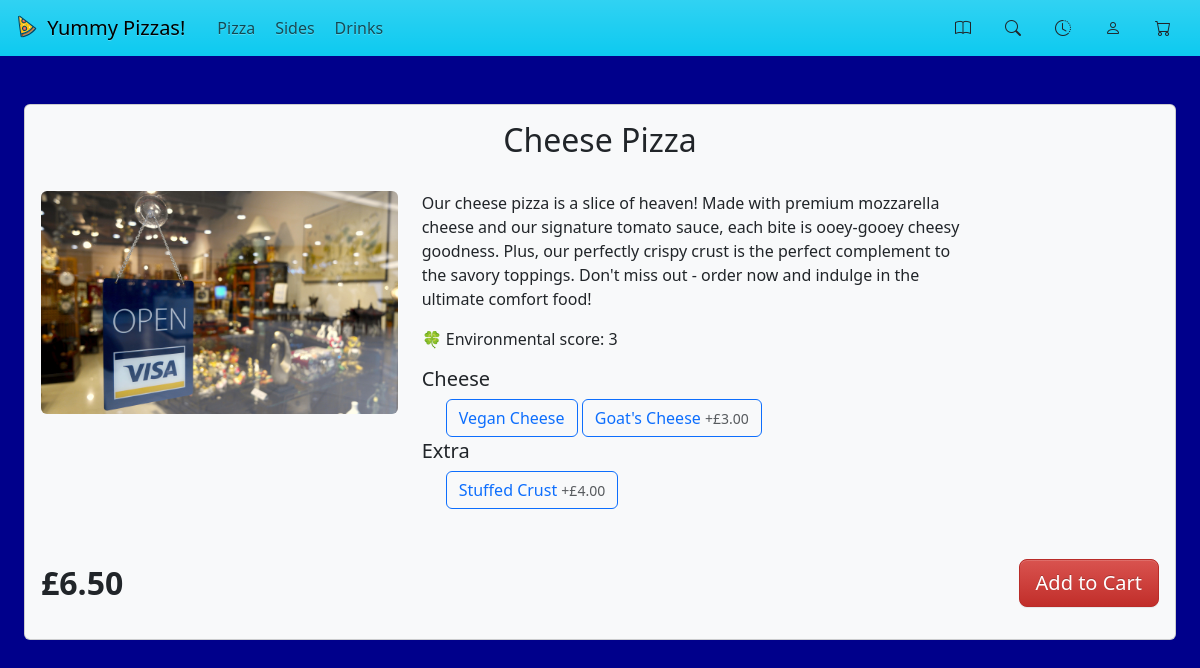
The app's page /product/2 with its own data.
### database.py (models this page shows)
class Product(db.Model):
    __tablename__ = "products"
    id = db.Column(db.Integer, primary_key=True)
    name = db.Column(db.String(18), index=True, unique=True)
    type = db.Column(db.Enum(ProductType))
    requires_customisation = db.Column(db.Boolean)
    options = db.Column(db.String(512))
    description = db.Column(db.String(128))
    env_impact = db.Column(db.Integer)
    value = db.Column(db.Float)

class ProductAddon(db.Model):
    __tablename__ = "addons"
    id = db.Column(db.Integer, primary_key=True)
    name = db.Column(db.String(18), index=True, unique=True)
    type = db.Column(db.Enum(AddonType))
    value = db.Column(db.Float)

### main.py (the view)
@app.route('/product/<int:product_id>', methods=['GET'])
def product_page(product_id):
    product = Product.query.filter_by(id=product_id).first()
    if product == None: return abort(404)
    addons = []
    addon_data = json.loads(product.options)
    for addon in addon_data:
        addons.append(ProductAddon.query.filter_by(id=addon).first())
    return render_template('product.html', product=product, processed_options=Util.group_per_type(addons))

### Util.py (called while the page is built)
def group_per_type(items):
    final_dict = {}
    for item in items:
        item_type = item.type
        if item_type in final_dict:
            final_dict[item_type].append(item)
        else:
            final_dict[item_type] = [item]
    return final_dict

### templates/product.html (shortened to what this page needs)
{% extends 'base.html' %}
{% block content %}
    <div class="card bg-light mx-4 my-5">
        <h2 class="card-title text-center m-md-3">{{ product.name }}</h2>
        <div class="card-body">
            <div class="row">
                <div class="col-4">
                    <img class="rounded img-fluid" src="{{ url_for('static', filename='/product/' ~ product.id ~ '.jpg') }}" alt="Picture of {{ product.name }}">
                </div>
                <div class="col-6">
                    <p class="card-text mb-3">{{ product.description }}</p>
                    <p class="card-text mb-3">🍀 Environmental score: {{ product.env_impact }}</p>
                    {% for category in processed_options %}
                        <h5 class="card-text">{{ category.name|title }}</h5>
                        <div class="form-check form-check-inline">
                        {% for option in processed_options[category] %}
                            <label class="btn btn-outline-primary" for="option{{option.id}}">
                                {{ option.name }}
                                {% if option.value > 0 %}<small class="text-muted">+£{{ "%.2f"|format(option.value) }}</small>{% endif %}
                            </label>
                        {% endfor %}
                        </div>
                    {% endfor %}
                </div>
            </div>
            <div class="row mt-5">
                <div class="col-12">
                    <p class="card-text d-inline-block" data-baseprice="{{ product.value }}" id="productPrice" style="font-size: 2em;"><strong>£{{ "%.2f"|format(product.value) }}</strong></p>
                    <button class="btn btn-danger btn-lg float-end d-inline-block" onclick=productAddToBasket({{ product.id }})>Add to Cart</button>
                </div>
            </div>
        </div>
    </div>
{% endblock %}

### static/css/main.css (style rules this page uses)
body { background-color: darkblue; }

### records on screen
Product: name "Cheese Pizza", description "Our cheese pizza is a slice of heaven! Made with premium mozzarella cheese and our signature tomato sauce, each bite is ooey-gooey cheesy goodness. Plus, our perfectly crispy crust is the perfect complement to the savory toppings. Don't miss out - order now and indulge in the ultimate comfort food!", env_impact "3", value "6.50"
ProductAddon: name "Vegan Cheese"
ProductAddon: name "Goat's Cheese", value "3.00"
ProductAddon: name "Stuffed Crust", value "4.00"

### other values on screen
{{ category.name|title }} "Cheese" "Extra"
